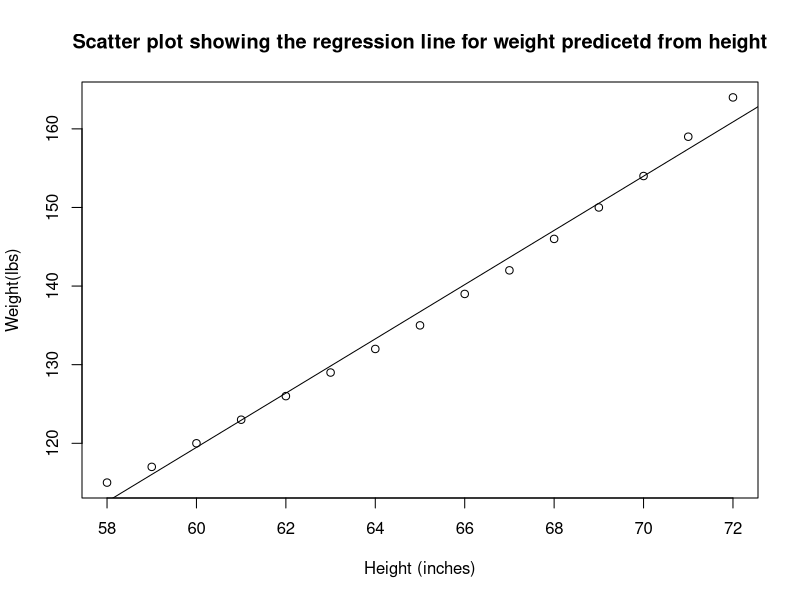

The R source for this figure:
# Simple example using the women data set
str(women)

# Aiming to predict weight from height
# Dependent Variable = Weight
# Indepenednt Variable = Height

simple_linear_model <- lm(weight ~ height, data = women)
simple_linear_model

summary(simple_linear_model)

# plotting the simple lm model onto data used to create a model
plot(women$height,
     women$weight,
     main = "Scatter plot showing the regression line for weight predicetd from height",
     xlab = "Height (inches)",
     ylab = "Weight(lbs)"
     )
abline(simple_linear_model)

# Analyse the correlation coefficient
# measure the level of association between 2 variables
# -1 = perfect negative correlation
# +1 = perfect positive correlation

# A value -0.2 < x< 0.2 suggests that much of the
# variations in outcome variable is not explained by the predictor
# Then we should look for better predictor variables
confint(simple_linear_model)

cor(women$height, women$weight)

# Model accuracy - goodness of fit
# 3 quantities
# Residual Standard Error(RSE)
# R-Squared(r2)
# F-statistic
summary(simple_linear_model)
# RSEI = 1.525 = prediction error rate
# when comparing 2 models, smallest RSE is best
# In this model, observed weight values deviate from the true
# regression by approx 1.5 units on average

# r2
# Ranges from 0 - 1
# High r2 = good indicator that the model variability in the
# outcome can be explained by the model
# A numver close to 0 = model does not explain much of the variability

# f-statistic
# Overall significance of the model.
# a large F statistic corresponds to a significant p-value
# (p< 0.05)
